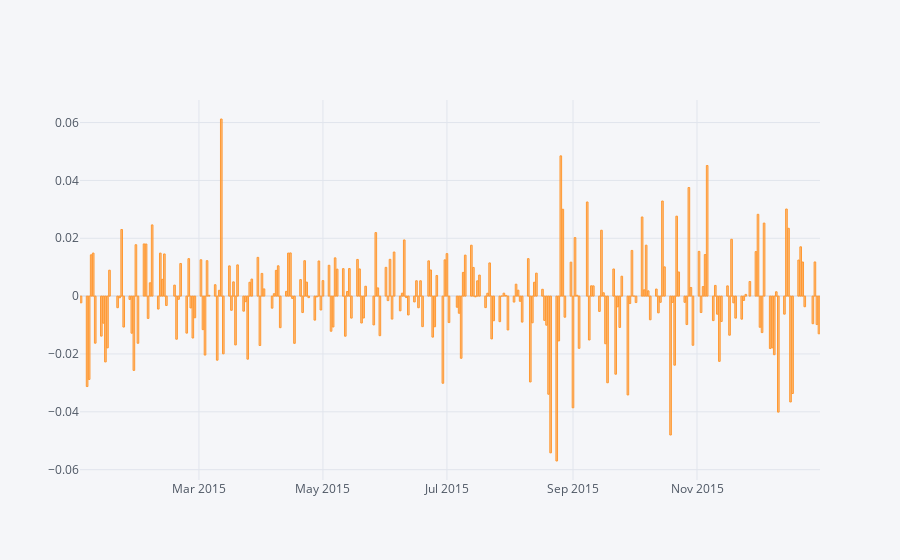

This figure's notebook cell:
### Code cell
dfs = returns.loc["2015-01-01":"2015-12-31"]["ms Returns"]
# dfs.iplot(kind="distplot")
dfs.iplot(kind="bar")

### Figure 1 — Plotly figure (JSON) as saved in the notebook; plotly's stock layout.template omitted (floating-point values rounded to 4 significant figures; data arrays with more than 128 entries replaced by an {"elided": "..."} marker saying what was removed)
{"data": [{"marker": {"color": "rgba(255, 153, 51, 0.6)", "line": {"color": "rgba(255, 153, 51, 1.0)", "width": 1}}, "name": "ms Returns", "orientation": "v", "text": "", "type": "bar", "x": {"elided": "252 str values"}, "y": {"elided": "252 float values"}}], "layout": {"legend": {"bgcolor": "#F5F6F9", "font": {"color": "#4D5663"}}, "paper_bgcolor": "#F5F6F9", "plot_bgcolor": "#F5F6F9", "title": {"font": {"color": "#4D5663"}}, "xaxis": {"gridcolor": "#E1E5ED", "showgrid": true, "tickfont": {"color": "#4D5663"}, "title": {"font": {"color": "#4D5663"}, "text": ""}, "zerolinecolor": "#E1E5ED"}, "yaxis": {"gridcolor": "#E1E5ED", "showgrid": true, "tickfont": {"color": "#4D5663"}, "title": {"font": {"color": "#4D5663"}, "text": ""}, "zerolinecolor": "#E1E5ED"}}}
